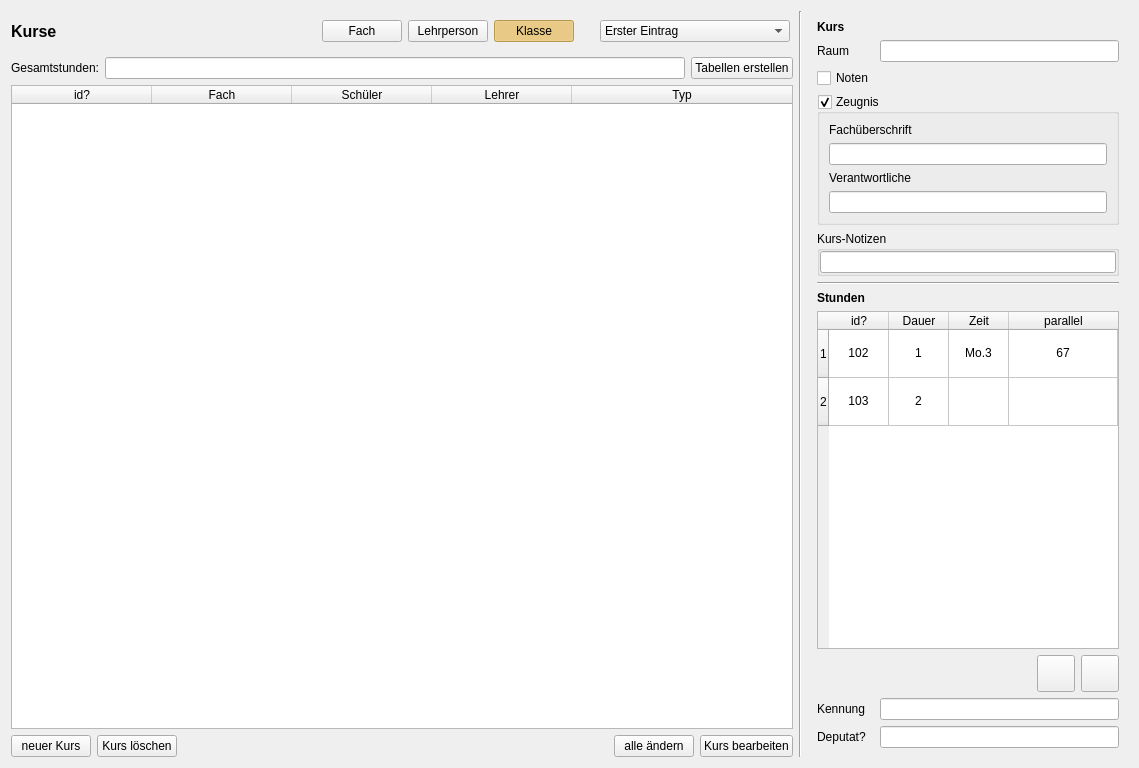
<?xml version="1.0" encoding="UTF-8"?>
<ui version="4.0">
 <class>CourseEditor</class>
 <widget class="QWidget" name="CourseEditor">
  <property name="geometry">
   <rect>
    <x>0</x>
    <y>0</y>
    <width>1139</width>
    <height>768</height>
   </rect>
  </property>
  <property name="sizePolicy">
   <sizepolicy hsizetype="Preferred" vsizetype="MinimumExpanding">
    <horstretch>0</horstretch>
    <verstretch>0</verstretch>
   </sizepolicy>
  </property>
  <property name="mouseTracking">
   <bool>false</bool>
  </property>
  <property name="windowTitle">
   <string>Kurse und Stunden</string>
  </property>
  <layout class="QHBoxLayout" name="horizontalLayout_5">
   <item>
    <layout class="QVBoxLayout" name="verticalLayout_2">
     <item>
      <layout class="QHBoxLayout" name="horizontalLayout" stretch="0,1,0">
       <item>
        <widget class="QLabel" name="label">
         <property name="font">
          <font>
           <pointsize>12</pointsize>
           <bold>true</bold>
          </font>
         </property>
         <property name="text">
          <string>Kurse</string>
         </property>
        </widget>
       </item>
       <item>
        <spacer name="horizontalSpacer">
         <property name="orientation">
          <enum>Qt::Horizontal</enum>
         </property>
         <property name="sizeHint" stdset="0">
          <size>
           <width>40</width>
           <height>20</height>
          </size>
         </property>
        </spacer>
       </item>
       <item>
        <widget class="QFrame" name="frame">
         <property name="minimumSize">
          <size>
           <width>0</width>
           <height>40</height>
          </size>
         </property>
         <property name="toolTip">
          <string>&lt;html&gt;&lt;head/&gt;&lt;body&gt;&lt;p&gt;Die Kurse können für eine Klasse, eine Person oder ein Fach betrachtet werden.&lt;/p&gt;&lt;p&gt;Klicke auf die entsprechende Schaltfläche, dann ist die weitere Wahl im Aufklappmenü möglich.&lt;/p&gt;&lt;p&gt;&lt;br/&gt;&lt;/p&gt;&lt;/body&gt;&lt;/html&gt;</string>
         </property>
         <property name="styleSheet">
          <string notr="true">QPushButton:checked {background-color: #ffd36b;}</string>
         </property>
         <property name="frameShadow">
          <enum>QFrame::Raised</enum>
         </property>
         <layout class="QHBoxLayout" name="horizontalLayout_4">
          <property name="leftMargin">
           <number>3</number>
          </property>
          <property name="topMargin">
           <number>3</number>
          </property>
          <property name="rightMargin">
           <number>3</number>
          </property>
          <property name="bottomMargin">
           <number>3</number>
          </property>
          <item>
           <widget class="QPushButton" name="pb_SUBJECT">
            <property name="text">
             <string>Fach</string>
            </property>
            <property name="checkable">
             <bool>true</bool>
            </property>
            <attribute name="buttonGroup">
             <string notr="true">buttonGroup</string>
            </attribute>
           </widget>
          </item>
          <item>
           <widget class="QPushButton" name="pb_TEACHER">
            <property name="text">
             <string>Lehrperson</string>
            </property>
            <property name="checkable">
             <bool>true</bool>
            </property>
            <attribute name="buttonGroup">
             <string notr="true">buttonGroup</string>
            </attribute>
           </widget>
          </item>
          <item>
           <widget class="QPushButton" name="pb_CLASS">
            <property name="text">
             <string>Klasse</string>
            </property>
            <property name="checkable">
             <bool>true</bool>
            </property>
            <property name="checked">
             <bool>true</bool>
            </property>
            <attribute name="buttonGroup">
             <string notr="true">buttonGroup</string>
            </attribute>
           </widget>
          </item>
          <item>
           <spacer name="horizontalSpacer_2">
            <property name="orientation">
             <enum>Qt::Horizontal</enum>
            </property>
            <property name="sizeHint" stdset="0">
             <size>
              <width>20</width>
              <height>20</height>
             </size>
            </property>
           </spacer>
          </item>
          <item>
           <widget class="QComboBox" name="combo_class">
            <property name="sizeAdjustPolicy">
             <enum>QComboBox::AdjustToContents</enum>
            </property>
            <item>
             <property name="text">
              <string>Erster Eintrag</string>
             </property>
            </item>
            <item>
             <property name="text">
              <string>Ein sehr ausführlicher Eintrag</string>
             </property>
            </item>
           </widget>
          </item>
         </layout>
        </widget>
       </item>
      </layout>
     </item>
     <item>
      <layout class="QHBoxLayout" name="horizontalLayout_6">
       <item>
        <widget class="QLabel" name="label_2">
         <property name="text">
          <string>Gesamtstunden:</string>
         </property>
        </widget>
       </item>
       <item>
        <widget class="QLineEdit" name="total">
         <property name="readOnly">
          <bool>true</bool>
         </property>
        </widget>
       </item>
       <item>
        <widget class="QPushButton" name="make_tables">
         <property name="text">
          <string>Tabellen erstellen</string>
         </property>
        </widget>
       </item>
      </layout>
     </item>
     <item>
      <widget class="QTableWidget" name="course_table">
       <property name="editTriggers">
        <set>QAbstractItemView::NoEditTriggers</set>
       </property>
       <property name="alternatingRowColors">
        <bool>true</bool>
       </property>
       <property name="selectionMode">
        <enum>QAbstractItemView::SingleSelection</enum>
       </property>
       <property name="selectionBehavior">
        <enum>QAbstractItemView::SelectRows</enum>
       </property>
       <attribute name="horizontalHeaderMinimumSectionSize">
        <number>60</number>
       </attribute>
       <attribute name="horizontalHeaderDefaultSectionSize">
        <number>140</number>
       </attribute>
       <attribute name="horizontalHeaderStretchLastSection">
        <bool>true</bool>
       </attribute>
       <column>
        <property name="text">
         <string>id?</string>
        </property>
       </column>
       <column>
        <property name="text">
         <string>Fach</string>
        </property>
       </column>
       <column>
        <property name="text">
         <string>Schüler</string>
        </property>
       </column>
       <column>
        <property name="text">
         <string>Lehrer</string>
        </property>
       </column>
       <column>
        <property name="text">
         <string>Typ</string>
        </property>
       </column>
      </widget>
     </item>
     <item>
      <layout class="QHBoxLayout" name="horizontalLayout_2">
       <item>
        <widget class="QPushButton" name="pb_new_course">
         <property name="text">
          <string>neuer Kurs</string>
         </property>
        </widget>
       </item>
       <item>
        <widget class="QPushButton" name="pb_delete_course">
         <property name="text">
          <string>Kurs löschen</string>
         </property>
        </widget>
       </item>
       <item>
        <spacer name="horizontalSpacer_3">
         <property name="orientation">
          <enum>Qt::Horizontal</enum>
         </property>
         <property name="sizeHint" stdset="0">
          <size>
           <width>40</width>
           <height>20</height>
          </size>
         </property>
        </spacer>
       </item>
       <item>
        <widget class="QPushButton" name="pb_change_all">
         <property name="text">
          <string>alle ändern</string>
         </property>
        </widget>
       </item>
       <item>
        <widget class="QPushButton" name="pb_edit_course">
         <property name="text">
          <string>Kurs bearbeiten</string>
         </property>
        </widget>
       </item>
      </layout>
     </item>
    </layout>
   </item>
   <item>
    <widget class="Line" name="line_3">
     <property name="orientation">
      <enum>Qt::Vertical</enum>
     </property>
    </widget>
   </item>
   <item>
    <widget class="QWidget" name="frame_r" native="true">
     <property name="enabled">
      <bool>true</bool>
     </property>
     <property name="maximumSize">
      <size>
       <width>320</width>
       <height>16777215</height>
      </size>
     </property>
     <layout class="QGridLayout" name="gridLayout_2">
      <item row="0" column="0">
       <widget class="QLabel" name="label_5">
        <property name="font">
         <font>
          <bold>true</bold>
         </font>
        </property>
        <property name="text">
         <string>Kurs</string>
        </property>
       </widget>
      </item>
      <item row="1" column="0">
       <widget class="QLabel" name="label_11">
        <property name="toolTip">
         <string notr="true">&lt;html&gt;&lt;head/&gt;&lt;body&gt;&lt;p&gt;Insbesondere für Epochenunterricht geeignet.&lt;/p&gt;&lt;p&gt;Jeder Block hat einen eigenen Kennzeichen.&lt;/p&gt;&lt;p&gt;Die Unterrichtsstunden können von mehreren Lehrern – parallel oder über das Jahr verteilt – gegeben.&lt;/p&gt;&lt;p&gt;Auch verschiedene Schülergruppen können betroffen sein.&lt;/p&gt;&lt;p&gt;&lt;br/&gt;&lt;/p&gt;&lt;/body&gt;&lt;/html&gt;</string>
        </property>
        <property name="text">
         <string>Raum</string>
        </property>
       </widget>
      </item>
      <item row="1" column="1">
       <widget class="QLineEdit" name="wish_time">
        <property name="text">
         <string/>
        </property>
        <property name="readOnly">
         <bool>true</bool>
        </property>
       </widget>
      </item>
      <item row="2" column="0">
       <widget class="QCheckBox" name="checkBox">
        <property name="text">
         <string>Noten</string>
        </property>
        <property name="checked">
         <bool>false</bool>
        </property>
       </widget>
      </item>
      <item row="3" column="0" colspan="2">
       <widget class="QGroupBox" name="groupBox">
        <property name="title">
         <string>Zeugnis</string>
        </property>
        <property name="checkable">
         <bool>true</bool>
        </property>
        <layout class="QVBoxLayout" name="verticalLayout">
         <item>
          <widget class="QLabel" name="label_8">
           <property name="text">
            <string>Fachüberschrift</string>
           </property>
          </widget>
         </item>
         <item>
          <widget class="QLineEdit" name="wish_room">
           <property name="readOnly">
            <bool>true</bool>
           </property>
          </widget>
         </item>
         <item>
          <widget class="QLabel" name="label_4">
           <property name="text">
            <string>Verantwortliche</string>
           </property>
          </widget>
         </item>
         <item>
          <widget class="QLineEdit" name="wish_room_2">
           <property name="readOnly">
            <bool>true</bool>
           </property>
          </widget>
         </item>
        </layout>
       </widget>
      </item>
      <item row="4" column="0" colspan="2">
       <widget class="QGroupBox" name="groupBox_2">
        <property name="sizePolicy">
         <sizepolicy hsizetype="Preferred" vsizetype="Preferred">
          <horstretch>0</horstretch>
          <verstretch>0</verstretch>
         </sizepolicy>
        </property>
        <property name="title">
         <string>Kurs-Notizen</string>
        </property>
        <layout class="QVBoxLayout" name="verticalLayout_3">
         <property name="leftMargin">
          <number>0</number>
         </property>
         <property name="topMargin">
          <number>0</number>
         </property>
         <property name="rightMargin">
          <number>0</number>
         </property>
         <property name="bottomMargin">
          <number>0</number>
         </property>
         <item>
          <widget class="QLineEdit" name="notes">
           <property name="readOnly">
            <bool>true</bool>
           </property>
          </widget>
         </item>
        </layout>
       </widget>
      </item>
      <item row="5" column="0" colspan="2">
       <widget class="Line" name="line">
        <property name="orientation">
         <enum>Qt::Horizontal</enum>
        </property>
       </widget>
      </item>
      <item row="6" column="0">
       <widget class="QLabel" name="label_3">
        <property name="font">
         <font>
          <bold>true</bold>
         </font>
        </property>
        <property name="text">
         <string>Stunden</string>
        </property>
       </widget>
      </item>
      <item row="7" column="0" colspan="2">
       <widget class="QTableWidget" name="lesson_table">
        <property name="sizePolicy">
         <sizepolicy hsizetype="Expanding" vsizetype="Expanding">
          <horstretch>0</horstretch>
          <verstretch>1</verstretch>
         </sizepolicy>
        </property>
        <property name="minimumSize">
         <size>
          <width>0</width>
          <height>150</height>
         </size>
        </property>
        <property name="styleSheet">
         <string notr="true">QTableView {
  selection-background-color: #f0e0ff;
  selection-color: black;
}
</string>
        </property>
        <property name="editTriggers">
         <set>QAbstractItemView::NoEditTriggers</set>
        </property>
        <property name="showDropIndicator" stdset="0">
         <bool>false</bool>
        </property>
        <property name="dragDropOverwriteMode">
         <bool>false</bool>
        </property>
        <property name="alternatingRowColors">
         <bool>false</bool>
        </property>
        <property name="selectionMode">
         <enum>QAbstractItemView::SingleSelection</enum>
        </property>
        <property name="selectionBehavior">
         <enum>QAbstractItemView::SelectRows</enum>
        </property>
        <property name="iconSize">
         <size>
          <width>40</width>
          <height>40</height>
         </size>
        </property>
        <attribute name="horizontalHeaderVisible">
         <bool>true</bool>
        </attribute>
        <attribute name="horizontalHeaderCascadingSectionResizes">
         <bool>true</bool>
        </attribute>
        <attribute name="horizontalHeaderMinimumSectionSize">
         <number>36</number>
        </attribute>
        <attribute name="horizontalHeaderDefaultSectionSize">
         <number>60</number>
        </attribute>
        <attribute name="horizontalHeaderStretchLastSection">
         <bool>true</bool>
        </attribute>
        <attribute name="verticalHeaderCascadingSectionResizes">
         <bool>true</bool>
        </attribute>
        <attribute name="verticalHeaderMinimumSectionSize">
         <number>48</number>
        </attribute>
        <attribute name="verticalHeaderDefaultSectionSize">
         <number>48</number>
        </attribute>
        <row>
         <property name="text">
          <string>1</string>
         </property>
        </row>
        <row>
         <property name="text">
          <string>2</string>
         </property>
        </row>
        <column>
         <property name="text">
          <string>id?</string>
         </property>
        </column>
        <column>
         <property name="text">
          <string>Dauer</string>
         </property>
        </column>
        <column>
         <property name="text">
          <string>Zeit</string>
         </property>
        </column>
        <column>
         <property name="text">
          <string>parallel</string>
         </property>
        </column>
        <item row="0" column="0">
         <property name="text">
          <string>102</string>
         </property>
         <property name="textAlignment">
          <set>AlignCenter</set>
         </property>
        </item>
        <item row="0" column="1">
         <property name="text">
          <string>1</string>
         </property>
         <property name="textAlignment">
          <set>AlignCenter</set>
         </property>
        </item>
        <item row="0" column="2">
         <property name="text">
          <string>Mo.3</string>
         </property>
         <property name="textAlignment">
          <set>AlignCenter</set>
         </property>
        </item>
        <item row="0" column="3">
         <property name="text">
          <string>67</string>
         </property>
         <property name="textAlignment">
          <set>AlignCenter</set>
         </property>
        </item>
        <item row="1" column="0">
         <property name="text">
          <string>103</string>
         </property>
         <property name="textAlignment">
          <set>AlignCenter</set>
         </property>
        </item>
        <item row="1" column="1">
         <property name="text">
          <string>2</string>
         </property>
         <property name="textAlignment">
          <set>AlignCenter</set>
         </property>
        </item>
        <item row="1" column="2">
         <property name="text">
          <string/>
         </property>
         <property name="textAlignment">
          <set>AlignCenter</set>
         </property>
        </item>
        <item row="1" column="3">
         <property name="text">
          <string/>
         </property>
        </item>
       </widget>
      </item>
      <item row="8" column="0" colspan="2">
       <layout class="QHBoxLayout" name="horizontalLayout_3">
        <item>
         <spacer name="horizontalSpacer_4">
          <property name="orientation">
           <enum>Qt::Horizontal</enum>
          </property>
          <property name="sizeHint" stdset="0">
           <size>
            <width>40</width>
            <height>20</height>
           </size>
          </property>
         </spacer>
        </item>
        <item>
         <widget class="QToolButton" name="lesson_sub">
          <property name="toolTip">
           <string>&lt;html&gt;&lt;head/&gt;&lt;body&gt;&lt;p&gt;Unterrichtsstunde vom Element entfernen. Die letzte Stunde kann auf diese Weise nicht entfernt werden, dafür muss der Kurs (bzw. alle Kurse) vom Element getrennt werden. &lt;/p&gt;&lt;/body&gt;&lt;/html&gt;</string>
          </property>
          <property name="icon">
           <iconset>
            <normaloff>../icons/icon_remove.svg</normaloff>../icons/icon_remove.svg</iconset>
          </property>
          <property name="iconSize">
           <size>
            <width>30</width>
            <height>30</height>
           </size>
          </property>
         </widget>
        </item>
        <item>
         <widget class="QToolButton" name="lesson_add">
          <property name="toolTip">
           <string>&lt;html&gt;&lt;head/&gt;&lt;body&gt;&lt;p&gt;Unterrichtsstunde zum Element hinzufügen&lt;/p&gt;&lt;/body&gt;&lt;/html&gt;</string>
          </property>
          <property name="icon">
           <iconset>
            <normaloff>../icons/icon_new.svg</normaloff>../icons/icon_new.svg</iconset>
          </property>
          <property name="iconSize">
           <size>
            <width>30</width>
            <height>30</height>
           </size>
          </property>
         </widget>
        </item>
       </layout>
      </item>
      <item row="9" column="0">
       <widget class="QLabel" name="label_9">
        <property name="text">
         <string>Kennung</string>
        </property>
       </widget>
      </item>
      <item row="9" column="1">
       <widget class="QLineEdit" name="block_name">
        <property name="text">
         <string/>
        </property>
        <property name="readOnly">
         <bool>true</bool>
        </property>
       </widget>
      </item>
      <item row="10" column="0">
       <widget class="QLabel" name="label_7">
        <property name="text">
         <string>Deputat?</string>
        </property>
       </widget>
      </item>
      <item row="10" column="1">
       <widget class="QLineEdit" name="payment">
        <property name="readOnly">
         <bool>true</bool>
        </property>
       </widget>
      </item>
     </layout>
    </widget>
   </item>
  </layout>
 </widget>
 <tabstops>
  <tabstop>pb_edit_course</tabstop>
  <tabstop>lesson_table</tabstop>
  <tabstop>wish_room</tabstop>
  <tabstop>wish_time</tabstop>
 </tabstops>
 <resources/>
 <connections/>
 <buttongroups>
  <buttongroup name="buttonGroup"/>
 </buttongroups>
</ui>
